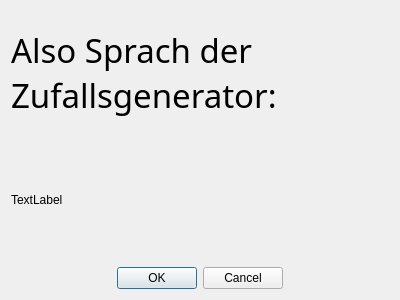
<?xml version="1.0" encoding="UTF-8"?>
<ui version="4.0">
 <class>Dialog</class>
 <widget class="QDialog" name="Dialog">
  <property name="geometry">
   <rect>
    <x>0</x>
    <y>0</y>
    <width>400</width>
    <height>300</height>
   </rect>
  </property>
  <property name="windowTitle">
   <string>Dialog</string>
  </property>
  <property name="layoutDirection">
   <enum>Qt::LeftToRight</enum>
  </property>
  <layout class="QVBoxLayout" name="verticalLayout">
   <item>
    <layout class="QVBoxLayout" name="verticalLayout_2">
     <property name="sizeConstraint">
      <enum>QLayout::SetDefaultConstraint</enum>
     </property>
     <item>
      <widget class="QLabel" name="text">
       <property name="font">
        <font>
         <family>Iglesia</family>
         <pointsize>25</pointsize>
         <weight>50</weight>
         <bold>false</bold>
        </font>
       </property>
       <property name="text">
        <string>Also Sprach der Zufallsgenerator:</string>
       </property>
       <property name="wordWrap">
        <bool>true</bool>
       </property>
      </widget>
     </item>
     <item>
      <widget class="QLabel" name="image">
       <property name="text">
        <string>TextLabel</string>
       </property>
      </widget>
     </item>
    </layout>
   </item>
   <item>
    <widget class="QDialogButtonBox" name="buttonBox">
     <property name="orientation">
      <enum>Qt::Horizontal</enum>
     </property>
     <property name="standardButtons">
      <set>QDialogButtonBox::Cancel|QDialogButtonBox::Ok</set>
     </property>
     <property name="centerButtons">
      <bool>true</bool>
     </property>
    </widget>
   </item>
  </layout>
 </widget>
 <resources/>
 <connections>
  <connection>
   <sender>buttonBox</sender>
   <signal>accepted()</signal>
   <receiver>Dialog</receiver>
   <slot>accept()</slot>
   <hints>
    <hint type="sourcelabel">
     <x>248</x>
     <y>254</y>
    </hint>
    <hint type="destinationlabel">
     <x>157</x>
     <y>274</y>
    </hint>
   </hints>
  </connection>
  <connection>
   <sender>buttonBox</sender>
   <signal>rejected()</signal>
   <receiver>Dialog</receiver>
   <slot>reject()</slot>
   <hints>
    <hint type="sourcelabel">
     <x>316</x>
     <y>260</y>
    </hint>
    <hint type="destinationlabel">
     <x>286</x>
     <y>274</y>
    </hint>
   </hints>
  </connection>
 </connections>
</ui>
